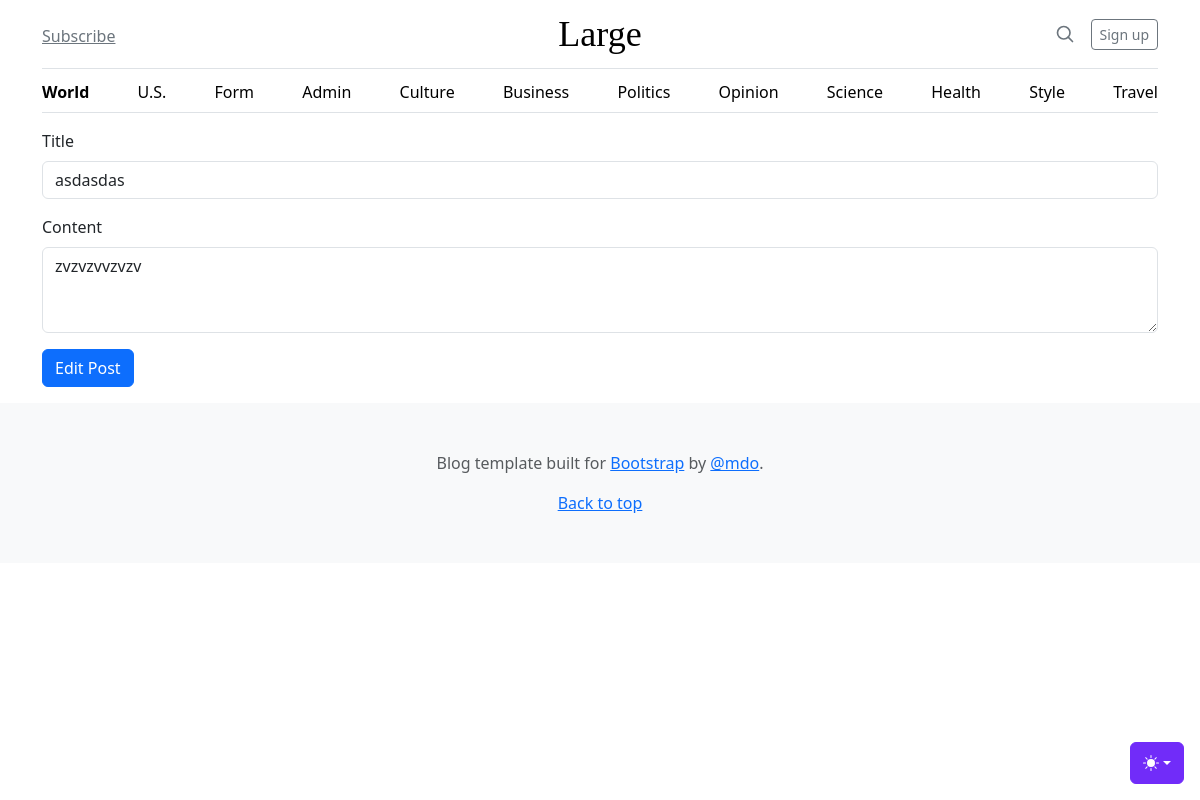
Page /admin/posts/edit?id=4 on the earlier database version.
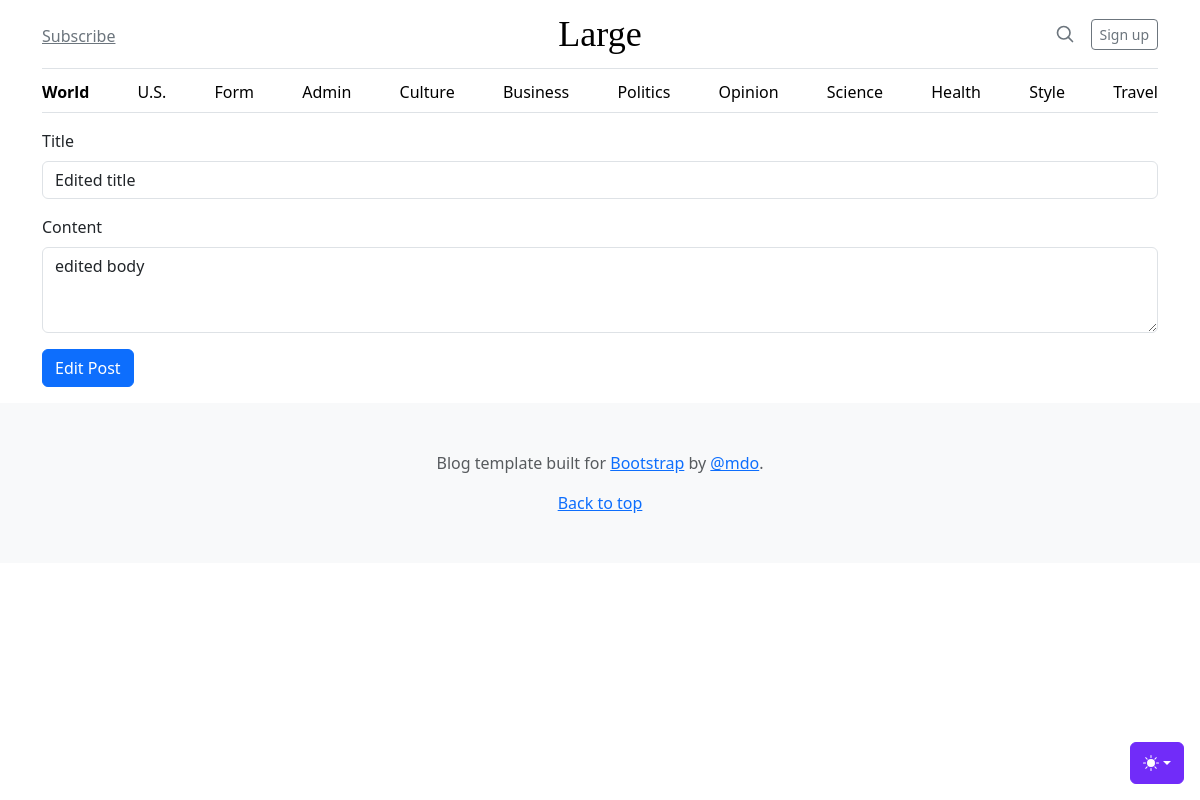
Same page on the later database version.
### tables this page shows
CREATE TABLE posts
(
    id    integer
        constraint posts_pk
            primary key autoincrement,
    title text not null,
    body  text not null
);

### helpers.php (called while the page is built, shortened)
<?php
function view($viewName, $vars=[]){
    extract($vars);
    include __DIR__ . "/views/$viewName.php";
}

### src/Controllers/PostsController.php (called while the page is built, shortened)
<?php
class PostsController
{
    public function edit(){
        $post = Post::find($_GET['id']);
        view('posts/edit', compact('post'));
    }
}

### src/DB.php (called while the page is built, shortened)
<?php
class DB
{
    private $conn;
    public function __construct()
    {
        try {
            $this->conn = new PDO('sqlite:' . __DIR__ . '/../db.sqlite');
            $this->conn->setAttribute(PDO::ATTR_ERRMODE, PDO::ERRMODE_EXCEPTION);
        } catch (PDOException $e) {
            echo "Connection failed: " . $e->getMessage();
        }
    }
    public function find($table, $class, $id)
    {
        $stmt = $this->conn->prepare("SELECT * FROM $table WHERE id=$id");
        $stmt->execute();
        $stmt->setFetchMode(PDO::FETCH_CLASS, $class);
        return $stmt->fetch();
    }
}

### src/Models/Model.php (called while the page is built, shortened)
<?php
class Model
{
    public static $table;
    public static function find($id) {
        $db = new DB();
        return $db->find(static::$table, static::class, $id);
    }
}

### views/posts/edit.php (the view, shortened to what this page needs)
<main class="container">
    <form action="/admin/posts/edit?id=<?=$post->id?>" method="POST">
        <div class="mb-3">
            <label for="title" class="form-label">Title</label>
            <input name="title" type="text" class="form-control" id="title" value="<?=$post->title?>">
        </div>
        <div class="mb-3">
            <label for="body" class="form-label">Content</label>
            <textarea name="body" class="form-control" id="body" rows="3"><?=$post->body?></textarea>
        </div>
        <div class="mb-3">
            <input type="submit" class="btn btn-primary" value="Edit Post">
        </div>
    </form>
</main>

Differences in the rows shown:
changed posts: title "asdasdas" → "Edited title"; body "zvzvzvvzvzv" → "edited body"
